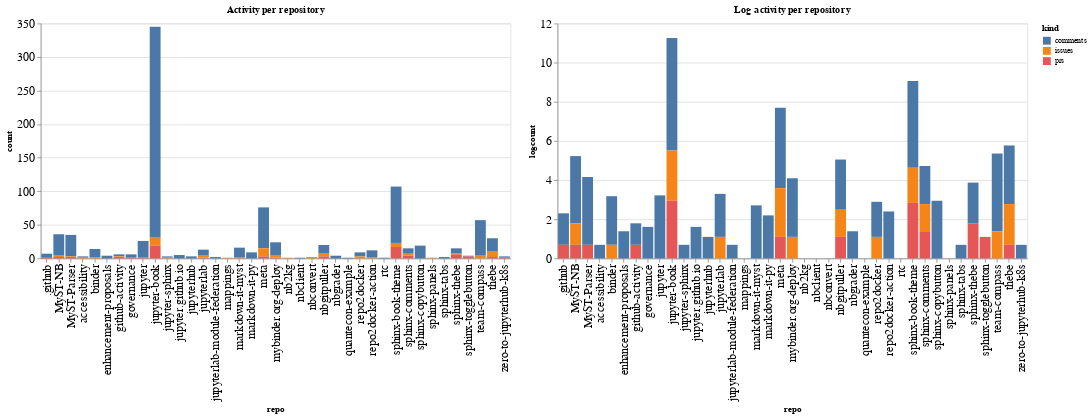

Notebook source saved alongside this figure:
### Code cell
ch1 = alt.Chart(repo_summaries, width=600, title="Activity per repository").mark_bar().encode(
    x='repo',
    y='count',
    color='kind',
    tooltip="kind"
)

ch2 = alt.Chart(repo_summaries, width=600, title="Log activity per repository").mark_bar().encode(
    x='repo',
    y='logcount',
    color='kind',
    tooltip="kind"
)

ch1 | ch2

### Figure 1 — Vega-Lite specification as saved in the notebook (floating-point values rounded to 4 significant figures)
{"config": {"axisLeft": {"labelFontSize": 15}, "axisBottom": {"labelFontSize": 15}}, "hconcat": [{"mark": "bar", "encoding": {"color": {"type": "nominal", "field": "kind"}, "tooltip": {"type": "nominal", "field": "kind"}, "x": {"type": "nominal", "field": "repo"}, "y": {"type": "quantitative", "field": "count"}}, "title": "Activity per repository", "width": 600}, {"mark": "bar", "encoding": {"color": {"type": "nominal", "field": "kind"}, "tooltip": {"type": "nominal", "field": "kind"}, "x": {"type": "nominal", "field": "repo"}, "y": {"type": "quantitative", "field": "logcount"}}, "title": "Log activity per repository", "width": 600}], "data": {"name": "data-095b29ac9264576548f44fa9eb9c3365"}, "$schema": "https://vega.github.io/schema/vega-lite/v4.8.1.json", "datasets": {"data-095b29ac9264576548f44fa9eb9c3365": [{"repo": ".github", "kind": "comments", "count": 5, "logcount": 1.609}, {"repo": ".github", "kind": "prs", "count": 2, "logcount": 0.6931}, {"repo": "MyST-NB", "kind": "comments", "count": 31, "logcount": 3.434}, {"repo": "MyST-NB", "kind": "issues", "count": 3, "logcount": 1.099}, {"repo": "MyST-NB", "kind": "prs", "count": 2, "logcount": 0.6931}, {"repo": "MyST-Parser", "kind": "comments", "count": 32, "logcount": 3.466}, {"repo": "MyST-Parser", "kind": "issues", "count": 1, "logcount": 0.0}, {"repo": "MyST-Parser", "kind": "prs", "count": 2, "logcount": 0.6931}, {"repo": "accessibility", "kind": "comments", "count": 2, "logcount": 0.6931}, {"repo": "accessibility", "kind": "issues", "count": 1, "logcount": 0.0}, {"repo": "binder", "kind": "comments", "count": 12, "logcount": 2.485}, {"repo": "binder", "kind": "issues", "count": 2, "logcount": 0.6931}, {"repo": "enhancement-proposals", "kind": "comments", "count": 4, "logcount": 1.386}, {"repo": "github-activity", "kind": "comments", "count": 3, "logcount": 1.099}, {"repo": "github-activity", "kind": "issues", "count": 1, "logcount": 0.0}, {"repo": "github-activity", "kind": "prs", "count": 2, "logcount": 0.6931}, {"repo": "governance", "kind": "comments", "count": 5, "logcount": 1.609}, {"repo": "governance", "kind": "prs", "count": 1, "logcount": 0.0}, {"repo": "jupyter", "kind": "comments", "count": 25, "logcount": 3.219}, {"repo": "jupyter", "kind": "prs", "count": 1, "logcount": 0.0}, {"repo": "jupyter-book", "kind": "comments", "count": 313, "logcount": 5.746}, {"repo": "jupyter-book", "kind": "issues", "count": 13, "logcount": 2.565}, {"repo": "jupyter-book", "kind": "prs", "count": 19, "logcount": 2.944}, {"repo": "jupyter-sphinx", "kind": "comments", "count": 2, "logcount": 0.6931}, {"repo": "jupyter-sphinx", "kind": "issues", "count": 1, "logcount": 0.0}, {"repo": "jupyter.github.io", "kind": "comments", "count": 5, "logcount": 1.609}, {"repo": "jupyterhub", "kind": "comments", "count": 3, "logcount": 1.099}, {"repo": "jupyterlab", "kind": "comments", "count": 9, "logcount": 2.197}, {"repo": "jupyterlab", "kind": "issues", "count": 3, "logcount": 1.099}, {"repo": "jupyterlab", "kind": "prs", "count": 1, "logcount": 0.0}, {"repo": "jupyterlab-module-federation", "kind": "comments", "count": 2, "logcount": 0.6931}, {"repo": "mappings", "kind": "issues", "count": 1, "logcount": 0.0}, {"repo": "markdown-it-myst", "kind": "comments", "count": 15, "logcount": 2.708}, {"repo": "markdown-it-myst", "kind": "issues", "count": 1, "logcount": 0.0}, {"repo": "markdown-it-py", "kind": "comments", "count": 9, "logcount": 2.197}, {"repo": "meta", "kind": "comments", "count": 61, "logcount": 4.111}, {"repo": "meta", "kind": "issues", "count": 12, "logcount": 2.485}, {"repo": "meta", "kind": "prs", "count": 3, "logcount": 1.099}, {"repo": "mybinder.org-deploy", "kind": "comments", "count": 20, "logcount": 2.996}, {"repo": "mybinder.org-deploy", "kind": "issues", "count": 3, "logcount": 1.099}, {"repo": "mybinder.org-deploy", "kind": "prs", "count": 1, "logcount": 0.0}, {"repo": "nb2kg", "kind": "issues", "count": 1, "logcount": 0.0}, {"repo": "nbclient", "kind": "comments", "count": 1, "logcount": 0.0}, {"repo": "nbconvert", "kind": "comments", "count": 1, "logcount": 0.0}, {"repo": "nbconvert", "kind": "issues", "count": 1, "logcount": 0.0}, {"repo": "nbgitpuller", "kind": "comments", "count": 13, "logcount": 2.565}, {"repo": "nbgitpuller", "kind": "issues", "count": 4, "logcount": 1.386}, {"repo": "nbgitpuller", "kind": "prs", "count": 3, "logcount": 1.099}, {"repo": "nbgrader", "kind": "comments", "count": 4, "logcount": 1.386}, {"repo": "quantecon-example", "kind": "comments", "count": 1, "logcount": 0.0}, {"repo": "repo2docker", "kind": "comments", "count": 6, "logcount": 1.792}, {"repo": "repo2docker", "kind": "issues", "count": 3, "logcount": 1.099}, {"repo": "repo2docker-action", "kind": "comments", "count": 11, "logcount": 2.398}, {"repo": "repo2docker-action", "kind": "issues", "count": 1, "logcount": 0.0}, {"repo": "rtc", "kind": "comments", "count": 1, "logcount": 0.0}, {"repo": "sphinx-book-theme", "kind": "comments", "count": 84, "logcount": 4.431}, {"repo": "sphinx-book-theme", "kind": "issues", "count": 6, "logcount": 1.792}, {"repo": "sphinx-book-theme", "kind": "prs", "count": 17, "logcount": 2.833}, {"repo": "sphinx-comments", "kind": "comments", "count": 7, "logcount": 1.946}, {"repo": "sphinx-comments", "kind": "issues", "count": 4, "logcount": 1.386}, {"repo": "sphinx-comments", "kind": "prs", "count": 4, "logcount": 1.386}, {"repo": "sphinx-copybutton", "kind": "comments", "count": 19, "logcount": 2.944}, {"repo": "sphinx-panels", "kind": "issues", "count": 1, "logcount": 0.0}, {"repo": "sphinx-tabs", "kind": "comments", "count": 2, "logcount": 0.6931}, {"repo": "sphinx-thebe", "kind": "comments", "count": 8, "logcount": 2.079}, {"repo": "sphinx-thebe", "kind": "issues", "count": 1, "logcount": 0.0}, {"repo": "sphinx-thebe", "kind": "prs", "count": 6, "logcount": 1.792}, {"repo": "sphinx-togglebutton", "kind": "comments", "count": 1, "logcount": 0.0}, {"repo": "sphinx-togglebutton", "kind": "prs", "count": 3, "logcount": 1.099}, {"repo": "team-compass", "kind": "comments", "count": 53, "logcount": 3.97}, {"repo": "team-compass", "kind": "issues", "count": 4, "logcount": 1.386}, {"repo": "thebe", "kind": "comments", "count": 20, "logcount": 2.996}, {"repo": "thebe", "kind": "issues", "count": 8, "logcount": 2.079}, {"repo": "thebe", "kind": "prs", "count": 2, "logcount": 0.6931}, {"repo": "zero-to-jupyterhub-k8s", "kind": "comments", "count": 2, "logcount": 0.6931}, {"repo": "zero-to-jupyterhub-k8s", "kind": "prs", "count": 1, "logcount": 0.0}]}}
